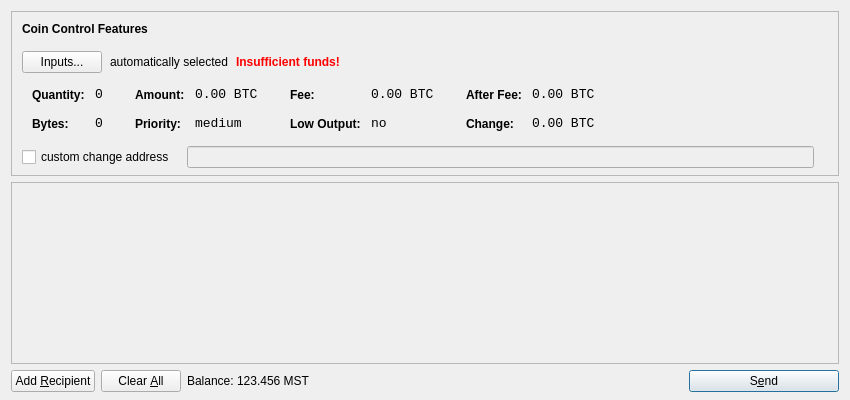
<?xml version="1.0" encoding="UTF-8"?>
<ui version="4.0">
 <class>SendCoinsDialog</class>
 <widget class="QDialog" name="SendCoinsDialog">
  <property name="geometry">
   <rect>
    <x>0</x>
    <y>0</y>
    <width>850</width>
    <height>400</height>
   </rect>
  </property>
  <property name="windowTitle">
   <string>Send Coins</string>
  </property>
  <layout class="QVBoxLayout" name="verticalLayout" stretch="0,1,0">
   <property name="bottomMargin">
    <number>8</number>
   </property>
   <item>
    <widget class="QFrame" name="frameCoinControl">
     <property name="sizePolicy">
      <sizepolicy hsizetype="Expanding" vsizetype="Expanding">
       <horstretch>0</horstretch>
       <verstretch>0</verstretch>
      </sizepolicy>
     </property>
     <property name="maximumSize">
      <size>
       <width>16777215</width>
       <height>16777215</height>
      </size>
     </property>
     <property name="frameShape">
      <enum>QFrame::StyledPanel</enum>
     </property>
     <property name="frameShadow">
      <enum>QFrame::Sunken</enum>
     </property>
     <layout class="QVBoxLayout" name="verticalLayoutCoinControl2">
      <property name="spacing">
       <number>-1</number>
      </property>
      <property name="leftMargin">
       <number>0</number>
      </property>
      <property name="topMargin">
       <number>0</number>
      </property>
      <property name="rightMargin">
       <number>0</number>
      </property>
      <property name="bottomMargin">
       <number>6</number>
      </property>
      <item>
       <layout class="QVBoxLayout" name="verticalLayoutCoinControl" stretch="0,0,0,0,1">
        <property name="spacing">
         <number>0</number>
        </property>
        <property name="leftMargin">
         <number>10</number>
        </property>
        <property name="topMargin">
         <number>10</number>
        </property>
        <item>
         <layout class="QHBoxLayout" name="horizontalLayoutCoinControl1">
          <property name="bottomMargin">
           <number>15</number>
          </property>
          <item>
           <widget class="QLabel" name="labelCoinControlFeatures">
            <property name="sizePolicy">
             <sizepolicy hsizetype="Preferred" vsizetype="Maximum">
              <horstretch>0</horstretch>
              <verstretch>0</verstretch>
             </sizepolicy>
            </property>
            <property name="font">
             <font>
              <weight>75</weight>
              <bold>true</bold>
             </font>
            </property>
            <property name="styleSheet">
             <string notr="true">font-weight:bold;</string>
            </property>
            <property name="text">
             <string>Coin Control Features</string>
            </property>
           </widget>
          </item>
         </layout>
        </item>
        <item>
         <layout class="QHBoxLayout" name="horizontalLayoutCoinControl2" stretch="0,0,0,0">
          <property name="spacing">
           <number>8</number>
          </property>
          <property name="bottomMargin">
           <number>10</number>
          </property>
          <item>
           <widget class="QPushButton" name="pushButtonCoinControl">
            <property name="styleSheet">
             <string notr="true"/>
            </property>
            <property name="text">
             <string>Inputs...</string>
            </property>
           </widget>
          </item>
          <item>
           <widget class="QLabel" name="labelCoinControlAutomaticallySelected">
            <property name="text">
             <string>automatically selected</string>
            </property>
            <property name="margin">
             <number>5</number>
            </property>
           </widget>
          </item>
          <item>
           <widget class="QLabel" name="labelCoinControlInsuffFunds">
            <property name="font">
             <font>
              <weight>75</weight>
              <bold>true</bold>
             </font>
            </property>
            <property name="styleSheet">
             <string notr="true">color:red;font-weight:bold;</string>
            </property>
            <property name="text">
             <string>Insufficient funds!</string>
            </property>
            <property name="margin">
             <number>5</number>
            </property>
           </widget>
          </item>
          <item>
           <spacer name="horizontalSpacerCoinControl">
            <property name="orientation">
             <enum>Qt::Horizontal</enum>
            </property>
            <property name="sizeHint" stdset="0">
             <size>
              <width>40</width>
              <height>1</height>
             </size>
            </property>
           </spacer>
          </item>
         </layout>
        </item>
        <item>
         <widget class="QWidget" name="widgetCoinControl" native="true">
          <property name="sizePolicy">
           <sizepolicy hsizetype="Preferred" vsizetype="Preferred">
            <horstretch>0</horstretch>
            <verstretch>0</verstretch>
           </sizepolicy>
          </property>
          <property name="minimumSize">
           <size>
            <width>0</width>
            <height>0</height>
           </size>
          </property>
          <property name="styleSheet">
           <string notr="true"/>
          </property>
          <layout class="QHBoxLayout" name="horizontalLayoutCoinControl5">
           <property name="margin">
            <number>0</number>
           </property>
           <item>
            <layout class="QHBoxLayout" name="horizontalLayoutCoinControl3" stretch="0,0,0,1">
             <property name="spacing">
              <number>20</number>
             </property>
             <property name="topMargin">
              <number>0</number>
             </property>
             <property name="bottomMargin">
              <number>10</number>
             </property>
             <item>
              <layout class="QFormLayout" name="formLayoutCoinControl1">
               <property name="horizontalSpacing">
                <number>10</number>
               </property>
               <property name="verticalSpacing">
                <number>14</number>
               </property>
               <property name="leftMargin">
                <number>10</number>
               </property>
               <property name="topMargin">
                <number>4</number>
               </property>
               <property name="rightMargin">
                <number>6</number>
               </property>
               <item row="0" column="0">
                <widget class="QLabel" name="labelCoinControlQuantityText">
                 <property name="styleSheet">
                  <string notr="true">font-weight:bold;</string>
                 </property>
                 <property name="text">
                  <string>Quantity:</string>
                 </property>
                 <property name="margin">
                  <number>0</number>
                 </property>
                </widget>
               </item>
               <item row="0" column="1">
                <widget class="QLabel" name="labelCoinControlQuantity">
                 <property name="font">
                  <font>
                   <family>Monospace</family>
                   <pointsize>10</pointsize>
                  </font>
                 </property>
                 <property name="cursor">
                  <cursorShape>IBeamCursor</cursorShape>
                 </property>
                 <property name="contextMenuPolicy">
                  <enum>Qt::ActionsContextMenu</enum>
                 </property>
                 <property name="text">
                  <string notr="true">0</string>
                 </property>
                 <property name="margin">
                  <number>0</number>
                 </property>
                 <property name="textInteractionFlags">
                  <set>Qt::LinksAccessibleByMouse|Qt::TextSelectableByKeyboard|Qt::TextSelectableByMouse</set>
                 </property>
                </widget>
               </item>
               <item row="1" column="0">
                <widget class="QLabel" name="labelCoinControlBytesText">
                 <property name="styleSheet">
                  <string notr="true">font-weight:bold;</string>
                 </property>
                 <property name="text">
                  <string>Bytes:</string>
                 </property>
                </widget>
               </item>
               <item row="1" column="1">
                <widget class="QLabel" name="labelCoinControlBytes">
                 <property name="font">
                  <font>
                   <family>Monospace</family>
                   <pointsize>10</pointsize>
                  </font>
                 </property>
                 <property name="cursor">
                  <cursorShape>IBeamCursor</cursorShape>
                 </property>
                 <property name="contextMenuPolicy">
                  <enum>Qt::ActionsContextMenu</enum>
                 </property>
                 <property name="text">
                  <string notr="true">0</string>
                 </property>
                 <property name="textInteractionFlags">
                  <set>Qt::LinksAccessibleByMouse|Qt::TextSelectableByKeyboard|Qt::TextSelectableByMouse</set>
                 </property>
                </widget>
               </item>
              </layout>
             </item>
             <item>
              <layout class="QFormLayout" name="formLayoutCoinControl2">
               <property name="horizontalSpacing">
                <number>10</number>
               </property>
               <property name="verticalSpacing">
                <number>14</number>
               </property>
               <property name="leftMargin">
                <number>6</number>
               </property>
               <property name="topMargin">
                <number>4</number>
               </property>
               <property name="rightMargin">
                <number>6</number>
               </property>
               <item row="0" column="0">
                <widget class="QLabel" name="labelCoinControlAmountText">
                 <property name="styleSheet">
                  <string notr="true">font-weight:bold;</string>
                 </property>
                 <property name="text">
                  <string>Amount:</string>
                 </property>
                 <property name="margin">
                  <number>0</number>
                 </property>
                </widget>
               </item>
               <item row="0" column="1">
                <widget class="QLabel" name="labelCoinControlAmount">
                 <property name="font">
                  <font>
                   <family>Monospace</family>
                   <pointsize>10</pointsize>
                  </font>
                 </property>
                 <property name="cursor">
                  <cursorShape>IBeamCursor</cursorShape>
                 </property>
                 <property name="contextMenuPolicy">
                  <enum>Qt::ActionsContextMenu</enum>
                 </property>
                 <property name="text">
                  <string notr="true">0.00 BTC</string>
                 </property>
                 <property name="textInteractionFlags">
                  <set>Qt::LinksAccessibleByMouse|Qt::TextSelectableByKeyboard|Qt::TextSelectableByMouse</set>
                 </property>
                </widget>
               </item>
               <item row="1" column="0">
                <widget class="QLabel" name="labelCoinControlPriorityText">
                 <property name="styleSheet">
                  <string notr="true">font-weight:bold;</string>
                 </property>
                 <property name="text">
                  <string>Priority:</string>
                 </property>
                </widget>
               </item>
               <item row="1" column="1">
                <widget class="QLabel" name="labelCoinControlPriority">
                 <property name="font">
                  <font>
                   <family>Monospace</family>
                   <pointsize>10</pointsize>
                  </font>
                 </property>
                 <property name="cursor">
                  <cursorShape>IBeamCursor</cursorShape>
                 </property>
                 <property name="contextMenuPolicy">
                  <enum>Qt::ActionsContextMenu</enum>
                 </property>
                 <property name="text">
                  <string>medium</string>
                 </property>
                 <property name="textInteractionFlags">
                  <set>Qt::LinksAccessibleByMouse|Qt::TextSelectableByKeyboard|Qt::TextSelectableByMouse</set>
                 </property>
                </widget>
               </item>
              </layout>
             </item>
             <item>
              <layout class="QFormLayout" name="formLayoutCoinControl3">
               <property name="horizontalSpacing">
                <number>10</number>
               </property>
               <property name="verticalSpacing">
                <number>14</number>
               </property>
               <property name="leftMargin">
                <number>6</number>
               </property>
               <property name="topMargin">
                <number>4</number>
               </property>
               <property name="rightMargin">
                <number>6</number>
               </property>
               <item row="0" column="0">
                <widget class="QLabel" name="labelCoinControlFeeText">
                 <property name="styleSheet">
                  <string notr="true">font-weight:bold;</string>
                 </property>
                 <property name="text">
                  <string>Fee:</string>
                 </property>
                 <property name="margin">
                  <number>0</number>
                 </property>
                </widget>
               </item>
               <item row="0" column="1">
                <widget class="QLabel" name="labelCoinControlFee">
                 <property name="font">
                  <font>
                   <family>Monospace</family>
                   <pointsize>10</pointsize>
                  </font>
                 </property>
                 <property name="cursor">
                  <cursorShape>IBeamCursor</cursorShape>
                 </property>
                 <property name="contextMenuPolicy">
                  <enum>Qt::ActionsContextMenu</enum>
                 </property>
                 <property name="text">
                  <string notr="true">0.00 BTC</string>
                 </property>
                 <property name="textInteractionFlags">
                  <set>Qt::LinksAccessibleByMouse|Qt::TextSelectableByKeyboard|Qt::TextSelectableByMouse</set>
                 </property>
                </widget>
               </item>
               <item row="1" column="0">
                <widget class="QLabel" name="labelCoinControlLowOutputText">
                 <property name="styleSheet">
                  <string notr="true">font-weight:bold;</string>
                 </property>
                 <property name="text">
                  <string>Low Output:</string>
                 </property>
                </widget>
               </item>
               <item row="1" column="1">
                <widget class="QLabel" name="labelCoinControlLowOutput">
                 <property name="font">
                  <font>
                   <family>Monospace</family>
                   <pointsize>10</pointsize>
                  </font>
                 </property>
                 <property name="cursor">
                  <cursorShape>IBeamCursor</cursorShape>
                 </property>
                 <property name="contextMenuPolicy">
                  <enum>Qt::ActionsContextMenu</enum>
                 </property>
                 <property name="text">
                  <string>no</string>
                 </property>
                 <property name="textInteractionFlags">
                  <set>Qt::LinksAccessibleByMouse|Qt::TextSelectableByKeyboard|Qt::TextSelectableByMouse</set>
                 </property>
                </widget>
               </item>
              </layout>
             </item>
             <item>
              <layout class="QFormLayout" name="formLayoutCoinControl4">
               <property name="horizontalSpacing">
                <number>10</number>
               </property>
               <property name="verticalSpacing">
                <number>14</number>
               </property>
               <property name="leftMargin">
                <number>6</number>
               </property>
               <property name="topMargin">
                <number>4</number>
               </property>
               <property name="rightMargin">
                <number>6</number>
               </property>
               <item row="0" column="0">
                <widget class="QLabel" name="labelCoinControlAfterFeeText">
                 <property name="styleSheet">
                  <string notr="true">font-weight:bold;</string>
                 </property>
                 <property name="text">
                  <string>After Fee:</string>
                 </property>
                 <property name="margin">
                  <number>0</number>
                 </property>
                </widget>
               </item>
               <item row="0" column="1">
                <widget class="QLabel" name="labelCoinControlAfterFee">
                 <property name="font">
                  <font>
                   <family>Monospace</family>
                   <pointsize>10</pointsize>
                  </font>
                 </property>
                 <property name="cursor">
                  <cursorShape>IBeamCursor</cursorShape>
                 </property>
                 <property name="contextMenuPolicy">
                  <enum>Qt::ActionsContextMenu</enum>
                 </property>
                 <property name="text">
                  <string notr="true">0.00 BTC</string>
                 </property>
                 <property name="textInteractionFlags">
                  <set>Qt::LinksAccessibleByMouse|Qt::TextSelectableByKeyboard|Qt::TextSelectableByMouse</set>
                 </property>
                </widget>
               </item>
               <item row="1" column="0">
                <widget class="QLabel" name="labelCoinControlChangeText">
                 <property name="styleSheet">
                  <string notr="true">font-weight:bold;</string>
                 </property>
                 <property name="text">
                  <string>Change:</string>
                 </property>
                </widget>
               </item>
               <item row="1" column="1">
                <widget class="QLabel" name="labelCoinControlChange">
                 <property name="font">
                  <font>
                   <family>Monospace</family>
                   <pointsize>10</pointsize>
                  </font>
                 </property>
                 <property name="cursor">
                  <cursorShape>IBeamCursor</cursorShape>
                 </property>
                 <property name="contextMenuPolicy">
                  <enum>Qt::ActionsContextMenu</enum>
                 </property>
                 <property name="text">
                  <string notr="true">0.00 BTC</string>
                 </property>
                 <property name="textInteractionFlags">
                  <set>Qt::LinksAccessibleByMouse|Qt::TextSelectableByKeyboard|Qt::TextSelectableByMouse</set>
                 </property>
                </widget>
               </item>
              </layout>
             </item>
            </layout>
           </item>
          </layout>
         </widget>
        </item>
        <item>
         <layout class="QHBoxLayout" name="horizontalLayoutCoinControl4" stretch="0,0,0">
          <property name="spacing">
           <number>12</number>
          </property>
          <property name="sizeConstraint">
           <enum>QLayout::SetDefaultConstraint</enum>
          </property>
          <property name="topMargin">
           <number>5</number>
          </property>
          <property name="rightMargin">
           <number>5</number>
          </property>
          <item>
           <widget class="QCheckBox" name="checkBoxCoinControlChange">
            <property name="text">
             <string>custom change address</string>
            </property>
           </widget>
          </item>
          <item>
           <widget class="QLineEdit" name="lineEditCoinControlChange">
            <property name="enabled">
             <bool>false</bool>
            </property>
            <property name="sizePolicy">
             <sizepolicy hsizetype="Expanding" vsizetype="Fixed">
              <horstretch>0</horstretch>
              <verstretch>0</verstretch>
             </sizepolicy>
            </property>
           </widget>
          </item>
          <item>
           <widget class="QLabel" name="labelCoinControlChangeLabel">
            <property name="sizePolicy">
             <sizepolicy hsizetype="Preferred" vsizetype="Expanding">
              <horstretch>0</horstretch>
              <verstretch>0</verstretch>
             </sizepolicy>
            </property>
            <property name="minimumSize">
             <size>
              <width>0</width>
              <height>0</height>
             </size>
            </property>
            <property name="text">
             <string/>
            </property>
            <property name="margin">
             <number>3</number>
            </property>
           </widget>
          </item>
         </layout>
        </item>
        <item>
         <spacer name="verticalSpacerCoinControl">
          <property name="orientation">
           <enum>Qt::Vertical</enum>
          </property>
          <property name="sizeHint" stdset="0">
           <size>
            <width>800</width>
            <height>1</height>
           </size>
          </property>
         </spacer>
        </item>
       </layout>
      </item>
     </layout>
    </widget>
   </item>
   <item>
    <widget class="QScrollArea" name="scrollArea">
     <property name="widgetResizable">
      <bool>true</bool>
     </property>
     <widget class="QWidget" name="scrollAreaWidgetContents">
      <property name="geometry">
       <rect>
        <x>0</x>
        <y>0</y>
        <width>830</width>
        <height>165</height>
       </rect>
      </property>
      <layout class="QVBoxLayout" name="verticalLayout_2">
       <property name="margin">
        <number>0</number>
       </property>
       <item>
        <layout class="QVBoxLayout" name="entries">
         <property name="spacing">
          <number>6</number>
         </property>
        </layout>
       </item>
       <item>
        <spacer name="verticalSpacer">
         <property name="orientation">
          <enum>Qt::Vertical</enum>
         </property>
         <property name="sizeHint" stdset="0">
          <size>
           <width>20</width>
           <height>40</height>
          </size>
         </property>
        </spacer>
       </item>
      </layout>
     </widget>
    </widget>
   </item>
   <item>
    <layout class="QHBoxLayout" name="horizontalLayout">
     <item>
      <widget class="QPushButton" name="addButton">
       <property name="toolTip">
        <string>Send to multiple recipients at once</string>
       </property>
       <property name="text">
        <string>Add &amp;Recipient</string>
       </property>
       <property name="icon">
        <iconset resource="../bitcoin.qrc">
         <normaloff>:/icons/add</normaloff>:/icons/add</iconset>
       </property>
       <property name="autoDefault">
        <bool>false</bool>
       </property>
      </widget>
     </item>
     <item>
      <widget class="QPushButton" name="clearButton">
       <property name="sizePolicy">
        <sizepolicy hsizetype="Minimum" vsizetype="Fixed">
         <horstretch>0</horstretch>
         <verstretch>0</verstretch>
        </sizepolicy>
       </property>
       <property name="toolTip">
        <string>Remove all transaction fields</string>
       </property>
       <property name="text">
        <string>Clear &amp;All</string>
       </property>
       <property name="icon">
        <iconset resource="../bitcoin.qrc">
         <normaloff>:/icons/remove</normaloff>:/icons/remove</iconset>
       </property>
       <property name="autoRepeatDelay">
        <number>300</number>
       </property>
       <property name="autoDefault">
        <bool>false</bool>
       </property>
      </widget>
     </item>
     <item>
      <layout class="QHBoxLayout" name="horizontalLayout_2">
       <property name="spacing">
        <number>3</number>
       </property>
       <item>
        <widget class="QLabel" name="label">
         <property name="text">
          <string>Balance:</string>
         </property>
        </widget>
       </item>
       <item>
        <widget class="QLabel" name="labelBalance">
         <property name="cursor">
          <cursorShape>IBeamCursor</cursorShape>
         </property>
         <property name="text">
          <string>123.456 MST</string>
         </property>
         <property name="textInteractionFlags">
          <set>Qt::LinksAccessibleByMouse|Qt::TextSelectableByKeyboard|Qt::TextSelectableByMouse</set>
         </property>
        </widget>
       </item>
      </layout>
     </item>
     <item>
      <spacer name="horizontalSpacer">
       <property name="orientation">
        <enum>Qt::Horizontal</enum>
       </property>
       <property name="sizeHint" stdset="0">
        <size>
         <width>40</width>
         <height>20</height>
        </size>
       </property>
      </spacer>
     </item>
     <item>
      <widget class="QPushButton" name="sendButton">
       <property name="minimumSize">
        <size>
         <width>150</width>
         <height>0</height>
        </size>
       </property>
       <property name="toolTip">
        <string>Confirm the send action</string>
       </property>
       <property name="text">
        <string>S&amp;end</string>
       </property>
       <property name="icon">
        <iconset resource="../bitcoin.qrc">
         <normaloff>:/icons/send</normaloff>:/icons/send</iconset>
       </property>
       <property name="default">
        <bool>true</bool>
       </property>
      </widget>
     </item>
    </layout>
   </item>
  </layout>
 </widget>
 <resources>
  <include location="../bitcoin.qrc"/>
 </resources>
 <connections/>
</ui>
